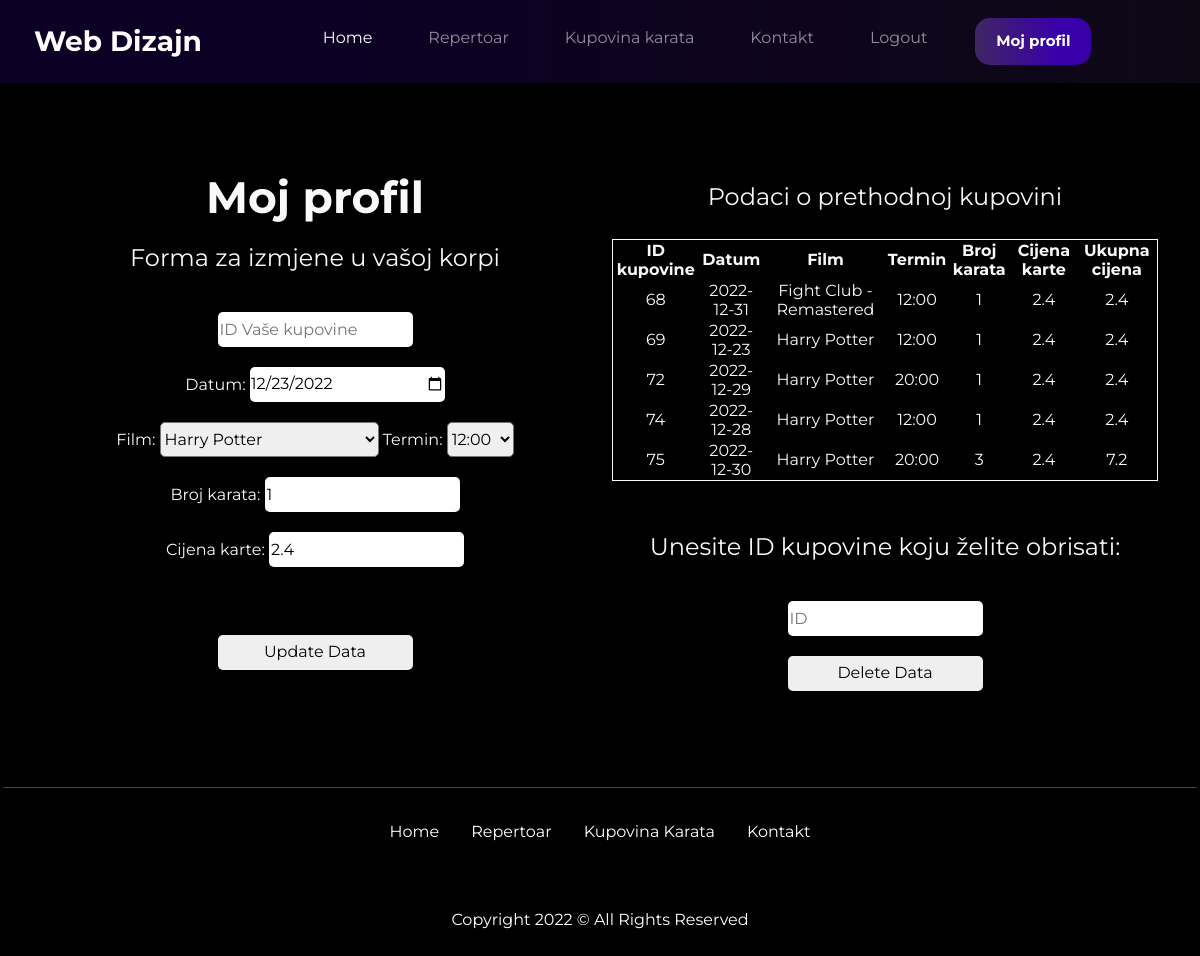
/moj_profil.php (signed in), run on the app's committed database.
### tables this page shows
CREATE TABLE `kupljenekarte` (
  `id` int(11) NOT NULL,
  `datum` date NOT NULL,
  `film` varchar(25) NOT NULL,
  `termin` varchar(25) NOT NULL,
  `broj_karata` int(25) NOT NULL,
  `cijena` varchar(100) NOT NULL,
  `ukupnacijena` varchar(25) NOT NULL,
  `user_id` int(11) NOT NULL
);

### moj_profil.php (the view, shortened to what this page needs)
<?php
include_once 'header.php';
    if(!empty($_SESSION["username"])){
    $ulogovani = $_SESSION["id"];
    $resultss = mysqli_query($conn, "SELECT * FROM kupljenekarte WHERE user_id = '".$ulogovani."'");
}
else{
    echo "Ne postoji";
}
    $upit2 = "SELECT * FROM kupljenekarte WHERE user_id = '".$ulogovani."'";
    $rs2 = mysqli_query($conn, $upit2);
    $korisnici2 = array();
    while ($row2 = mysqli_fetch_assoc($rs2)){
        $korisnici2[] = $row2;
    }
?>
<?php
    $hostname = 'localhost';
    $username = 'root';
    $password = '';
    $databaseName = 'user_db';
    $connect = mysqli_connect($hostname, $username, $password, $databaseName);
    $query = "SELECT `movie` FROM `movies`";
    $result1 = mysqli_query($connect, $query);
?>
<div class="container">
    <div class="row">
        <div class="col-lg-6 text-light div-tabela">
            <h1 class="text-center second-section-h1 ">Moj profil</h1>
            <p class="text-center podaci-p text-light mt-2">Forma za izmjene u vašoj korpi</p>
            <form action="moj_profil.php" method="post" class="text-center">
                <input placeholder="ID Vaše kupovine" type="text" name="id" value="" required><br>
                Datum: <input type="date" id="datum" name="datum" value="2022-12-23" min="2022-12-23" max="2023-01-23"> <br>
                Film: <select name="film" id="film">
                    <?php while($row1 = mysqli_fetch_array($result1)):; ?>
                    <option value="<?php echo $row1[0]; ?>">
                        <?php echo $row1[0]; ?>
                    </option>
                    <?php endwhile; ?>
                </select>
                Termin: <select name="termin" id="termin">
                    <option value="12:00">12:00</option>
                </select><br>
                Broj karata: <input type="number" id="karte" name="broj_karata" step="1" value="1" required><br>
                <label for="cijena">Cijena karte:</label>
                <input type="text" id="cijena" name="cijena" value="2.4" readonly><br>
                <input placeholder="Ukupna cijena" type="text" name="ukupnacijena" style="display:none" readonly><br><br>
                <input type="submit" name="update" value="Update Data">
            </form>
        </div>
        <div class="col-lg-6 text-center text-light mt-5 mb-5 my-auto">
            <p class="text-center podaci-p text-light mt-5">Podaci o prethodnoj kupovini</p>
            <table border="1" class="border-light rounded text-center text-light mt-4">
                <thead>
                    <tr>
                        <th>ID kupovine</th>
                        <th>Datum</th>
                        <th>Film</th>
                        <th>Termin</th>
                        <th>Broj karata</th>
                        <th>Cijena karte</th>
                        <th>Ukupna cijena</th>
                    </tr>
                </thead>
                <tbody>
                    <?php
        foreach ( $korisnici2 as $k2 ){
            echo "<tr><td>" . $k2['id'] . "</td><td>" . $k2['datum'] . "</td><td>" . $k2['film'] . "</td><td>" . $k2['termin'] . "</td><td>" . $k2['broj_karata'] . "</td><td>". $k2['cijena'] . "</td><td>" . $k2['ukupnacijena'] . "</td></tr>" ;
        }
    ?>
                </tbody>
            </table>
             <p class="text-center podaci-p text-light mt-5">Unesite ID kupovine koju želite obrisati:</p>
             <form action="" method="POST" >
                <input type="text" name="id" placeholder="ID"><br>
                 <input type="submit" name="delete" value="Delete Data">
            </form>
        </div>
    </div>
</div>
<?php
include_once 'footer.php';
?>

### header.php (shortened to what this page needs)
<html lang="en">
<head>
    <link href="https://cdn.jsdelivr.net/npm/bootstrap@5.2.3/dist/css/bootstrap.min.css" rel="stylesheet">
    <link href="https://getbootstrap.com/docs/5.2/assets/css/docs.css" rel="stylesheet">
    <link rel="stylesheet" href="https://cdnjs.cloudflare.com/ajax/libs/font-awesome/6.2.1/css/all.min.css" />
    <link rel="stylesheet" href="https://cdnjs.cloudflare.com/ajax/libs/font-awesome/6.2.1/css/brands.min.css" />
    <link rel="stylesheet" href="styles.css">
</head>
<body>
    <nav class="navbar navbar-expand-lg navbar-dark nav-bar-color">
        <div class="container-fluid">
            <a class="navbar-brand" id="logo" href="index.php">Web Dizajn </a>
            <div class="collapse navbar-collapse justify-content-md-center " id="navbarsExample08">
                <ul class="navbar-nav">
                    <li class="nav-item">
                        <a class="nav-link active" aria-current="page" href="index.php">Home</a>
                    </li>
                    <li class="nav-item">
                        <a class="nav-link" href="repertoar.php">Repertoar</a>
                    </li>
                    <li class="nav-item">
                        <a class="nav-link" href="kupovina.php">Kupovina karata</a>
                    </li>
                    <li class="nav-item">
                        <a class="nav-link" href="contactus.php">Kontakt</a>
                    </li>
                    <?php
                      if(isset($_SESSION["id"])){
                             echo '<li class="nav-item"><a class="nav-link" href="logout.php" style="text-decoration:none">Logout</a></li>';
                             echo '<li class="nav-item"><a class="nav-link button" href="moj_profil.php">&nbsp;&nbsp;&nbsp;Moj profil&nbsp;&nbsp;&nbsp;</a></li>';
                         } else {
                            echo '<li class="nav-item"><a class="nav-link" href="login.php" style="text-decoration:none">Login</a></li>';
                            echo '<li class="nav-item"><a class="nav-link button" href="registration.php">Registracija</a></li>';
                                 } ?>
    </nav>

### footer.php (shortened to what this page needs)
<footer class="mt-auto py-3 pb-2">
    <hr>
    <ul class="footer-lista mb-5">
        <li class="footer-lista-li"><a href="index.php">Home</a></li>
        <li class="footer-lista-li"><a href="repertoar.php">Repertoar</a></li>
        <li class="footer-lista-li"><a href="kupovina.php">Kupovina Karata</a></li>
        <li class="footer-lista-li"><a href="contactus.php">Kontakt</a></li>
    </ul>
    <p class="pb-5">Copyright 2022 © All Rights Reserved</p>
</footer>
</body>
</html>

### styles.css (style rules this page uses)
body { font-family: 'Montserrat' !important; background-color: #000; }
html { scroll-behavior: smooth; }
nav { display: flex; align-items: center; justify-content: space-between; padding-top: 40px; padding-left: 10%; padding-right: 10%; }
nav ul li { list-style-type: none; display: inline-block; padding: 10px 20px; }
nav ul li a { color: white; text-decoration: none; font-weight: bold; }
.button { border: none; background: linear-gradient(to right, #402662, #3900aa 70%); ; padding: 12px 30px; border-radius: 15px; text-decoration: none; color: white; font-weight: bold; font-size: 15px; }
input { margin-top: 20px; border-radius: 5px !important; border-collapse: separate; perspective: 1px; overflow: hidden; border: none; width: 195px !important; height: 35px !important; }
select { border-radius: 5px; height: 35px; }
footer { text-align: center; padding: 3px; color: white; padding-bottom: 0px !important; margin-bottom: 0px !important; }
#logo { color: white; font-size: 28px; margin-left: 22px; font-weight: bold; }
.nav-bar-color { background: linear-gradient(to left, #40266238, #3900aa36 70%); }
select { margin-top: 20px !important; }
.footer-lista { list-style-type: none; margin: 0; padding: 0; overflow: hidden; background-color: #000; display: flex; justify-content: center; }
.footer-lista-li { float: left; left: 50%; }
.footer-lista-li a { display: block; color: white; text-align: center; padding: 16px; text-decoration: none; }
.second-section-h1 { font-size: 44px; font-weight: 700; display: flex; justify-content: center; flex-direction: column; }
.div-tabela { margin-top: 20px; display: flex; justify-content: center; flex-direction: column !important; }
.podaci-p { display: flex; justify-content: center; flex-direction: column; font-size: 24px; }

### data on the page
kupljenekarte: id "68", datum "2022-12-31", film "Fight Club - Remastered", termin "12:00", broj_karata "1", cijena "2.4", ukupnacijena "2.4"
kupljenekarte: id "69", datum "2022-12-23", film "Harry Potter", termin "12:00", broj_karata "1", cijena "2.4", ukupnacijena "2.4"
kupljenekarte: id "72", datum "2022-12-29", film "Harry Potter", termin "20:00", broj_karata "1", cijena "2.4", ukupnacijena "2.4"
kupljenekarte: id "74", datum "2022-12-28", film "Harry Potter", termin "12:00", broj_karata "1", cijena "2.4", ukupnacijena "2.4"
kupljenekarte: id "75", datum "2022-12-30", film "Harry Potter", termin "20:00", broj_karata "3", cijena "2.4", ukupnacijena "7.2"

### other printed values
form field film "Harry Potter"
